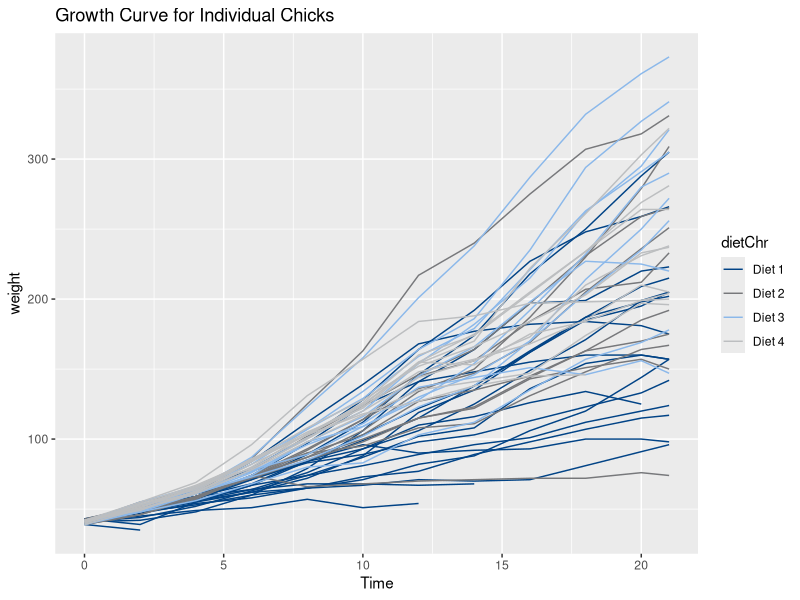
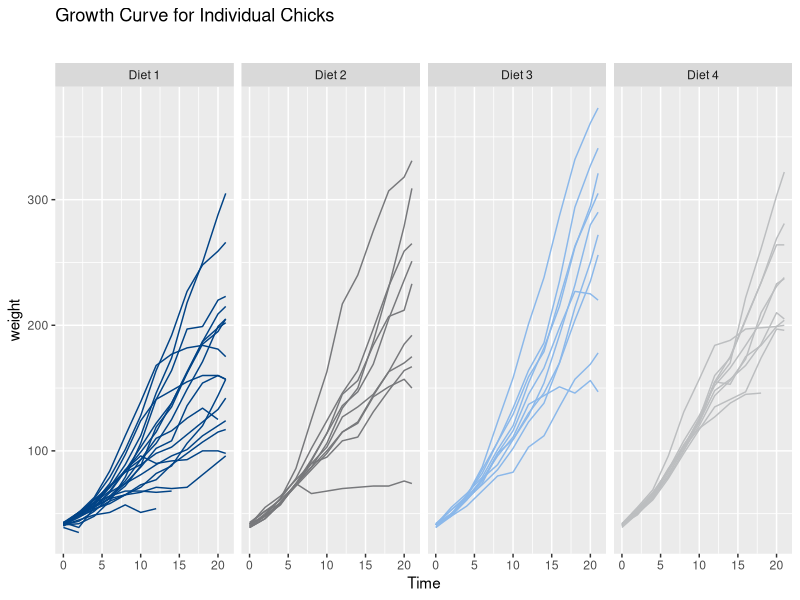
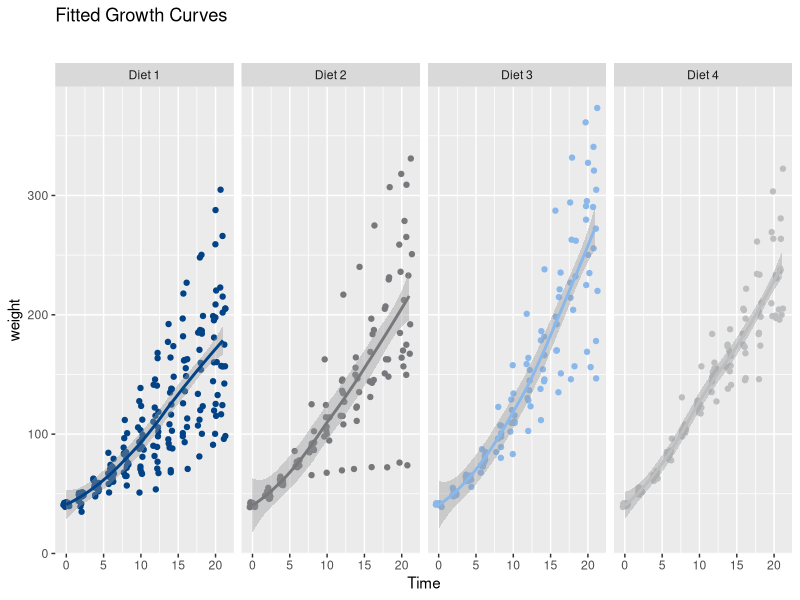
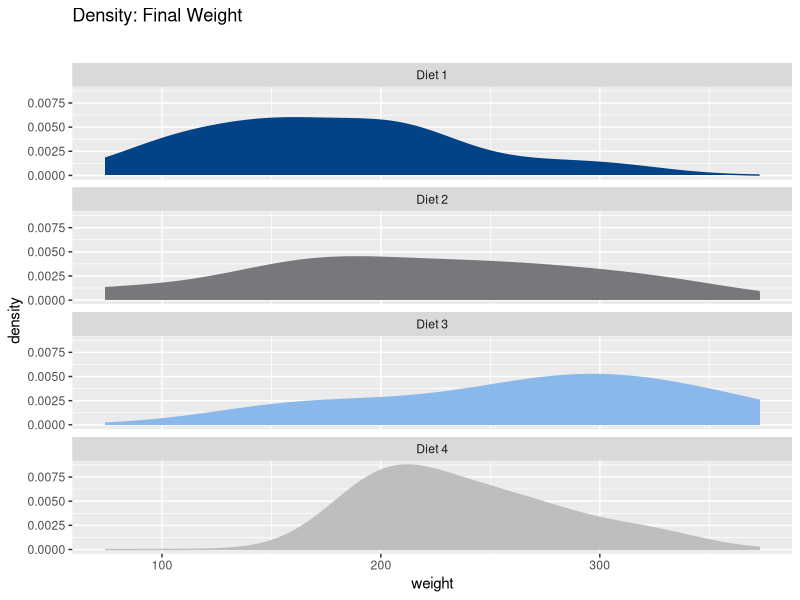

Reproduce these figures in R, in order.
## ---- chunk 1
start_program <- proc.time()
## ---- chunk 2
packages <- c("data.table", "ggplot2", "knitr")
sapply(packages, require, character.only=TRUE, quietly=TRUE)
## ---- chunk 3
colorPalette <- function () {
  c(rgb(  1,  67, 134, maxColorValue=255),
    rgb(119, 120, 123, maxColorValue=255),
    rgb(139, 184, 234, maxColorValue=255),
    rgb(188, 190, 192, maxColorValue=255),
    rgb( 94, 122, 162, maxColorValue=255),
    rgb(223, 122,  28, maxColorValue=255))
}
## ---- chunk 4
head(ChickWeight)
## ---- chunk 5
summary(ChickWeight)
## ---- chunk 6
ChickWeight <- data.table(ChickWeight)
## ---- chunk 7
mean_ChickWeight <- ChickWeight[Time %in% c(0,10,21),
                                list(mean_weight = round(mean(weight), digits=1)),
                                by = list(Diet,Time)]

kable(mean_ChickWeight)
## ---- chunk 8
ChickWeight[, dietChr := sprintf("Diet %d", Diet)]
## ---- chunk 9
ggplot() +
  geom_line(data=ChickWeight, aes(x=Time, y=weight, color=dietChr, group=Chick)) +
  scale_color_manual(values=colorPalette()) +
  ggtitle("Growth Curve for Individual Chicks")

## ---- chunk 10
ggplot() +
  geom_line(data=ChickWeight, aes(x=Time, y=weight, color=dietChr, group=Chick)) +
  facet_wrap(~ dietChr, nrow=1) + 
  scale_color_manual(values=colorPalette()) +
  theme(legend.position="none") +
  ggtitle(bquote(atop("Growth Curve for Individual Chicks")))
## ---- chunk 11
ggplot() +
  geom_jitter(data=ChickWeight, aes(x=Time, y=weight, colour=dietChr)) +
  geom_smooth(data=ChickWeight, aes(x=Time, y=weight, colour=dietChr)) +
  facet_wrap(~ dietChr, nrow=1) + 
  scale_color_manual(values=colorPalette()) +
  theme(legend.position="none") +
  ggtitle(bquote(atop("Fitted Growth Curves")))
## ---- chunk 12
ggplot(ChickWeight[Time==21], aes(x=weight, colour=dietChr, fill=dietChr)) +
    geom_density() +
  facet_wrap(~ dietChr, nrow=4) + 
  scale_color_manual(values=colorPalette()) +
  scale_fill_manual(values=colorPalette()) +
  theme(legend.position="none") +
  ggtitle(bquote(atop("Density: Final Weight")))
## ---- chunk 13
time_program <- proc.time()-start_program
print(paste("Total runtime:", format(time_program[3]/60,digits=3), "minutes"))
## ---- chunk 14
rm(list=ls())
invisible(gc())
